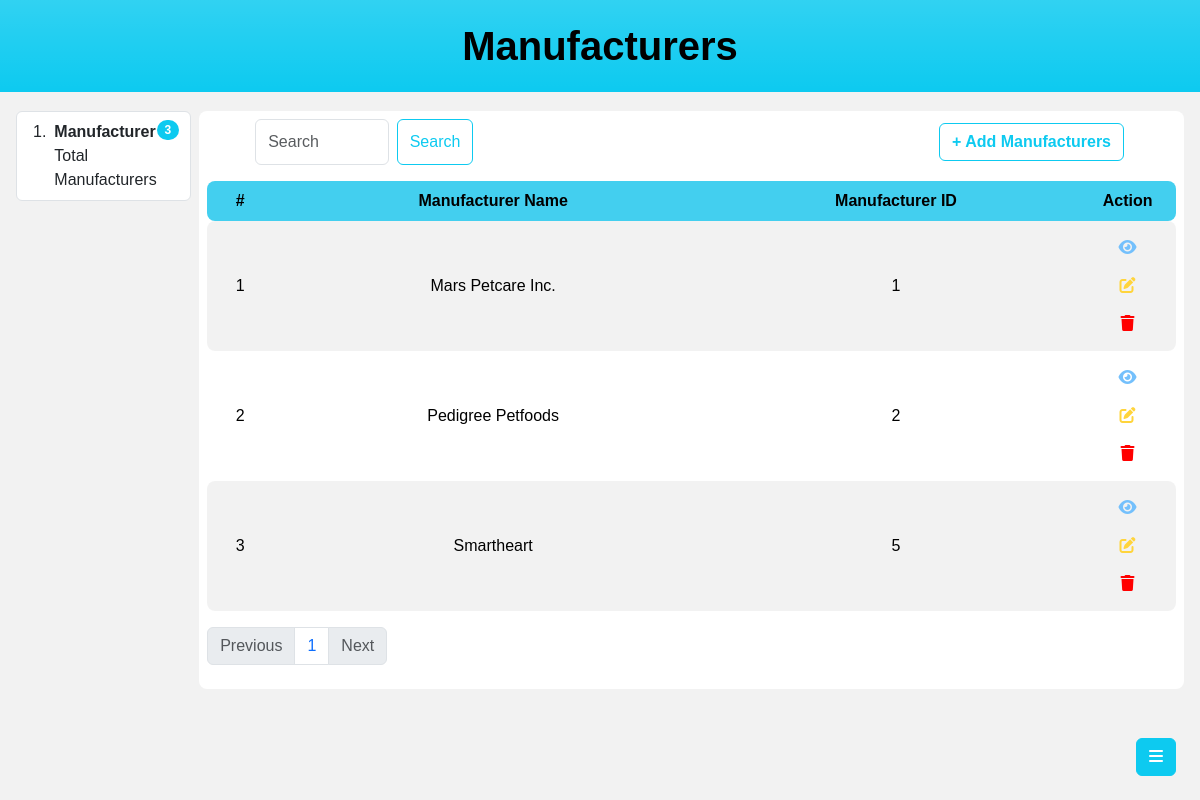
The page /admin/?view=Manufacturers (signed in) on the database its author committed.
### tables this page shows
CREATE TABLE IF NOT EXISTS `manufacturer` (
  `id` int NOT NULL AUTO_INCREMENT,
  `name` varchar(20) NOT NULL,
  `create_at` timestamp NOT NULL DEFAULT CURRENT_TIMESTAMP,
  `update_at` timestamp NOT NULL DEFAULT CURRENT_TIMESTAMP ON UPDATE CURRENT_TIMESTAMP,
  PRIMARY KEY (`id`)
);

### admin/models/pdo.php (called while the page is built, shortened)
<?php
function pdo_get_connection(){
    $db = "mysql:host=localhost;dbname=petshop;charset=utf8";
    $username = 'root';
    $password = '';
    $conn = new PDO($db, $username, $password);
    $conn->setAttribute(PDO::ATTR_ERRMODE, PDO::ERRMODE_EXCEPTION);
    return $conn;
}
function pdo_query($sql){
    $sql_args = array_slice(func_get_args(), 1);
    try{
        $conn = pdo_get_connection();
        $stmt = $conn->prepare($sql);
        $stmt->execute($sql_args);
        $rows = $stmt->fetchAll();
        return $rows;
    }
    catch(PDOException $e){
        throw $e;
    }
    finally{
        unset($conn);
    }
}

### admin/models/manufacturer.php (called while the page is built, shortened)
<?php
require_once 'pdo.php';
function getAllManufacturers() {
    $sql = "SELECT * FROM manufacturer";
    return pdo_query($sql);
}
function getAllManufacturersByPage($page, $pageSize) {
    $firstIndex = ($page - 1) * $pageSize;
    $sql = "SELECT * FROM manufacturer LIMIT $firstIndex, $pageSize";
    return pdo_query($sql);
}

### admin/views/manufacturer.php (the view, shortened to what this page needs)
<div class="container-fluid d-flex gap-2 p-3">
    <div class="admin-side-container rounded-3">
        <ol class="list-group list-group-numbered">
            <li class="list-group-item d-flex justify-content-between align-items-start">
                <div class="ms-2 me-auto">
                    <div class="fw-bold">Manufacturer</div>
                    Total Manufacturers
                </div>
                <span class="badge text-bg-info text-white rounded-pill">
                    <?= count($listManufacturer); ?>
                </span>
            </li>
        </ol>
    </div>
    <div class="admin-main-container bg-white p-2 rounded-3">
        <div class="d-flex  justify-content-between px-5 pb-3">
            <form class="d-flex w-25" role="search">
                <input class="form-control me-2" type="search" placeholder="Search" aria-label="Search">
                <button class="btn btn-outline-info" type="submit">Search</button>
            </form>
            <button type="button" class="btn btn-outline-info fw-bold m-1 float-end" data-bs-toggle="modal" data-bs-target="#add<?= $view ?>">
                + Add <?= $view ?>
            </button>
        </div>
        <table class="table table-hover table-borderless table-striped table-hover text-center align-middle">
            <thead>
                <th scope="col" class="table-bg rounded-start-3">#</th>
                <th scope="col" class="table-bg">Manufacturer Name</th>
                <th scope="col" class="table-bg">Manufacturer ID</th>
                <th scope="col" class="table-bg rounded-end-3">Action</th>
            </thead>
            <tbody class=" fw-medium">
                <?php
                foreach ($listManufacturerPage as $key => $x) { ?>
                    <tr>
                        <td class="rounded-start-3"><?= $key + 1 ?></td>
                        <td><?= $x['name'] ?></td>
                        <td><?= $x['id'] ?></td>
                        <td style="width: 10%;" class="rounded-end-3">
                            <button class="btn"><i class="fa-solid fa-eye" style="color: #74C0FC;"></i></button>
                            <a href="/admin/?view=Manufacturers&edit=<?= $x['id'] ?>" class="btn"><i class="fa-solid fa-pen-to-square" style="color: #FFD43B;"></i></a>
                            <form action="./controllers/manufacturer/delete.php" method="post">
                                <button class="btn" type="submit" name="delete"><i class="fa-solid fa-trash" style="color: #ff0000;"></i></button>
                            </form>
                        </td>
                    </tr>
                <?php } ?>
            </tbody>
        </table>
        <nav aria-label="Page navigation example">
            <ul class="pagination">
                <li class="page-item <?php if ($currentPage <= 1) echo 'disabled' ?>">
                    <a class="page-link" href="/admin/?view=<?= $view . "&page=" . $currentPage - 1 ?>">
                        Previous
                    </a>
                </li>
                <?php for ($i = 1; $i <= $totalPage; $i++) : ?>
                    <li class="page-item"><a class="page-link" href="/admin/?view=<?= $view . "&page=" . $i ?>"><?= $i ?></a></li>
                <?php endfor; ?>
                <li class="page-item <?php if ($currentPage == $totalPage) echo 'disabled' ?>">
                    <a class="page-link" href="/admin/?view=<?= $view . "&page=" . $currentPage + 1 ?>">
                        Next
                    </a>
                </li>
            </ul>
        </nav>
    </div>
</div>

### admin/style.css (style rules this page uses)
.admin-side-container { width: 15%; }
.admin-main-container { width: 85%; }

### admin/index.php (style rules this page uses)
body { background-color: #f2f2f2; font-family: 'Lexend', sans-serif; }
.table-bg { background-color: #43cfef !important; }

### rows shown on the page
manufacturer: name "Mars Petcare Inc.", id "1"
manufacturer: name "Pedigree Petfoods", id "2"
manufacturer: name "Smartheart", id "5"

### other values the page prints
$view "Manufacturers"
count($listManufacturer) "3"
